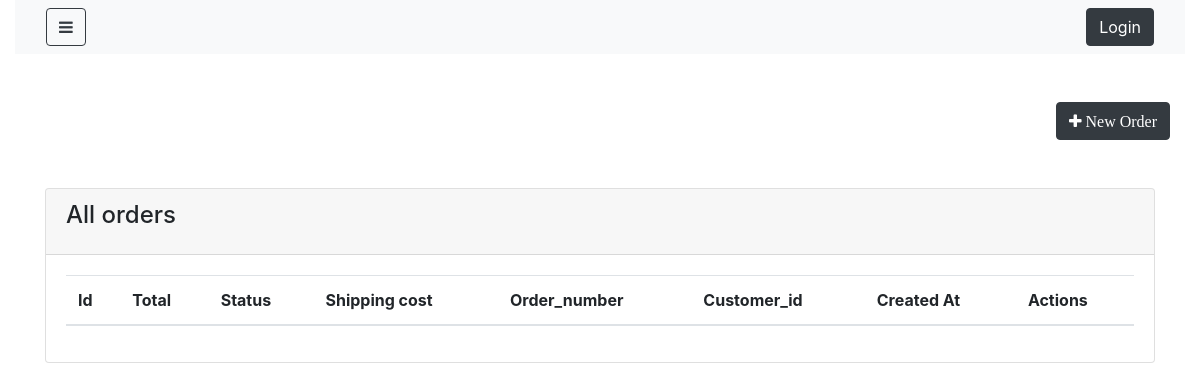
/orders/, run on an earlier commit of the app's database.
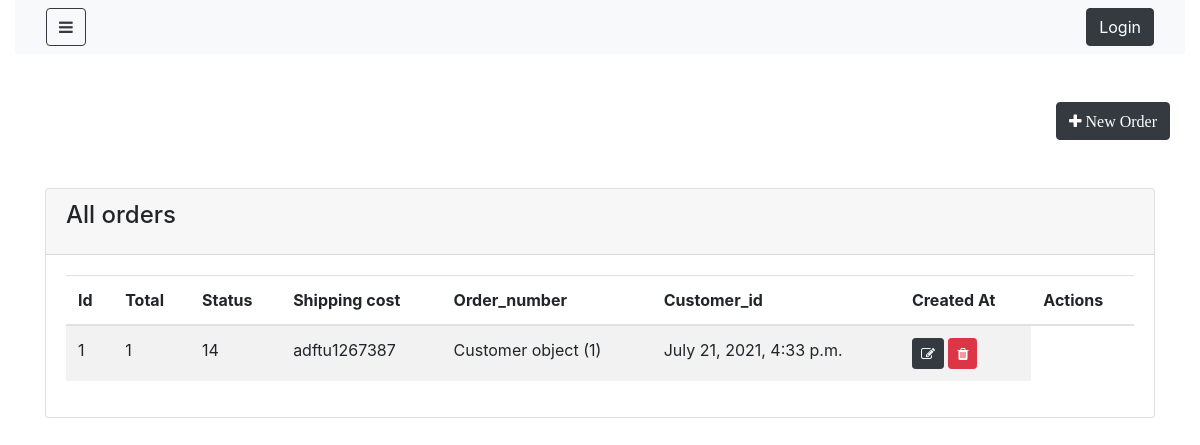
And on a later commit of the database.
### shop/models.py (models this page shows)
class Order(models.Model):
    total=models.IntegerField(null= False, blank= True)
    status=models.CharField(max_length=100, null=False, blank=False, default="Pending")
    shipping_cost=models.IntegerField(null= True, blank= True)
    order_number=models.CharField(max_length=100, null=False, blank=False)
    customer_id=models.ForeignKey('customer',on_delete=models.CASCADE,blank=True,null=True)
    created_at=models.DateTimeField(auto_now_add=True)
    updated_at= models.DateTimeField(auto_now_add=True)

class Customer(models.Model):
    name=models.CharField(max_length=100, null=False, blank=False)
    phone_number=models.IntegerField(null= True, blank= True)
    email=models.CharField(max_length=100, null=False, blank=False)
    password=models.CharField(max_length=100, null=False, blank=False)
    created_at=models.DateTimeField(auto_now_add=True)
    updated_at= models.DateTimeField(auto_now_add=True)

### shop/views.py (the view)
# urls.py: path('orders/',OrderList.as_view(),name="Order"),
class OrderList(ListView):
    login_required= True
    model =Order
    template_name= "shop/admin/order_list.html"

### shop/templates/shop/admin/order_list.html (shortened to what this page needs)
{% extends 'shop/admin/layouts/admin_master.html' %}
{% block content %}
<div class="container">
    <div class="row my-5">
        <a href="{% url 'Order_create' %}" class="btn btn-dark ml-auto" >
            <i class ="fa fa-plus" aria-hidden="true"> New Order </i>
        </a>
    </div>
    <div class="row justify-content-center my-5">
        <div class="col-lg-12">
            <div class="card">
                <div class="card-header">
                    <h4 class="card-title">All orders</h4>
                </div>
                <div class="card-body">
                    <table class="table table-striped table-hover">
                        <thead>
                            <tr>
                                <th>Id</th>
                                <th>Total</th>
                                <th>Status</th>
                                <th>Shipping cost</th>
                                <th>Order_number</th>
                                <th>Customer_id</th>
                                <th>Created At</th>
                                <th>Actions</th>
                            </tr>
                        </thead>
                        <tbody>
                            {% for object in object_list %}
                               <tr>
                                   <td>{{object.id}}</td>
                                   <td>{{object.total}}</td>
                                   <td>{{object.shipping_cost}}</td>
                                   <td>{{object.order_number}}</td>
                                   <td>{{object.customer_id}}</td>
                                   <td>{{object.created_at}}</td>
                                   <td>
                                       <a href="{% url 'order_update' object.id %}"
                                        class="btn btn-dark btn-sm">
                                         <i class="fa fa-edit"></i>
                                       </a>
                                       <a href="#"
                                        class="btn btn-danger btn-sm">
                                         <i class="fa fa-trash"></i>
                                       </a>
                                   </td>
                               </tr>
                            {% endfor %}
                        </tbody>
                    </table>
                </div>
            </div>
        </div>
    </div>
</div>
{% endblock %}

What changed in the data, as far as the page shows it:
added Order: id "1", total "1", shipping_cost "14", order_number "adftu1267387", customer_id "Customer object (1)", created_at "July 21, 2021, 4:33 p.m."
